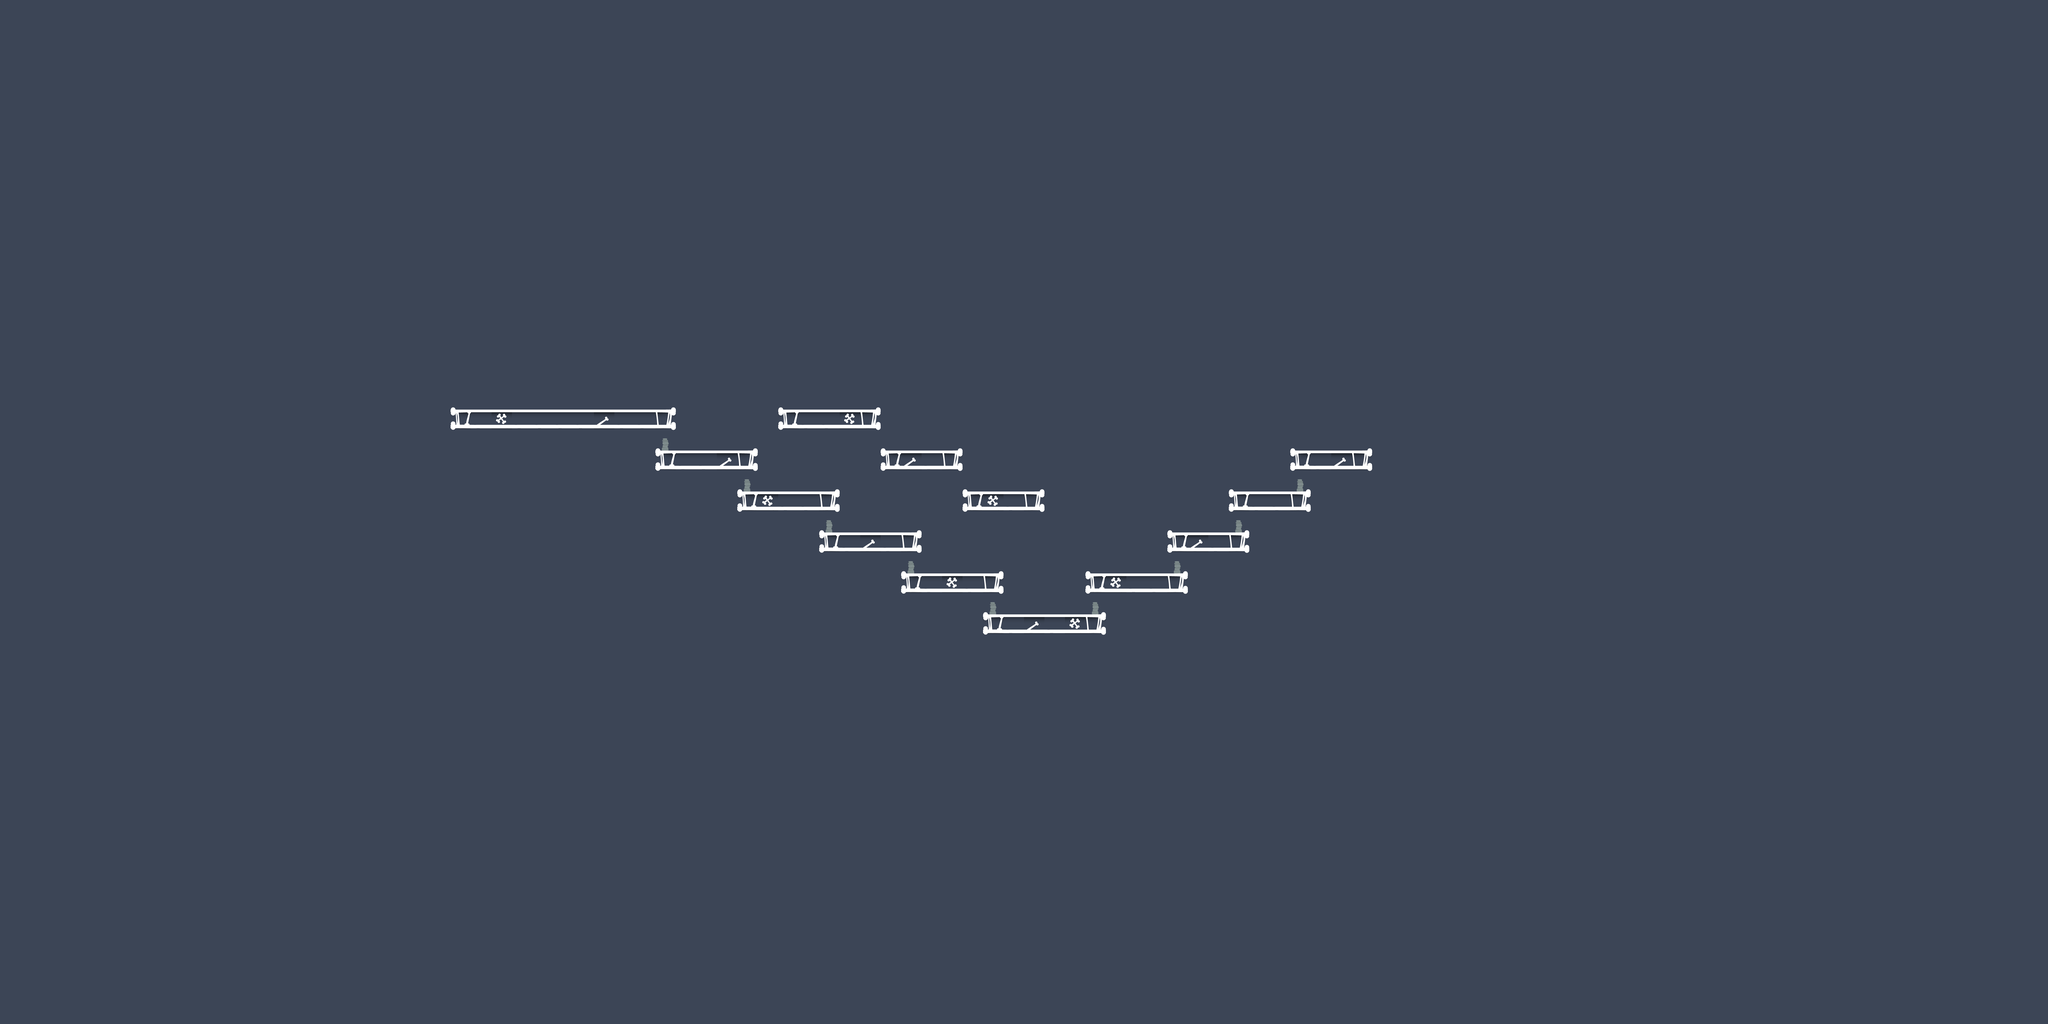

A level layout from a 2D game, rendered from its tile map. Below: a short description, then the map file with tile-grid data replaced by summaries:
An orthogonal 100x50 tile map with 70x70 px tiles, 2 tile layers (collision, foreground) and 10 objects (3x health, 3x enemy, items, door, gun, ...).

<map version="1.2" tiledversion="1.2.4.1" orientation="orthogonal" renderorder="right-down" width="100" height="50" tilewidth="70" tileheight="70" infinite="0" backgroundcolor="#3c4556" nextlayerid="14" nextobjectid="26">
 <tileset firstgid="1" name="map_tiles_70" tilewidth="70" tileheight="70" tilecount="16" columns="8">
  <image source="../images/map_tiles.png" width="560" height="140" />
  <terraintypes>
   <terrain name="New Terrain" tile="-1" />
   <terrain name="New Terrain" tile="-1" />
  </terraintypes>
  <tile id="0" terrain=",,0,0" />
  <tile id="1" terrain="0,0,0,0" />
  <tile id="2" terrain="0,,0," />
  <tile id="3" terrain="0,,," />
 </tileset>
 <objectgroup color="#ffff00" id="1" name="items">
  <object id="1" name="key" type="items" x="4459.69" y="1461.82" width="70" height="70" />
  <object id="2" name="door" x="3536.97" y="2016.36" width="70" height="70" />
  <object id="4" name="gun" x="1951.51" y="1315.76" width="70" height="70" />
  <object id="5" name="health" x="2885.76" y="1310.61" width="70" height="70" />
  <object id="6" name="health" x="3190.91" y="1456.36" width="70" height="70" />
  <object id="16" name="health" x="3489.25" y="1590.76" width="70" height="70" />
 </objectgroup>
 <objectgroup color="#00aa00" id="2" name="player">
  <object id="7" name="player" type="player" x="1587.57" y="1294.85" width="70" height="94.5455" />
 </objectgroup>
 <objectgroup color="#ff0000" id="3" name="enemies">
  <object id="18" name="zombie" type="enemy" x="3083.18" y="1449.7" width="70" height="73.3333">
   <properties>
    <property name="style" value="1" />
   </properties>
  </object>
  <object id="19" name="zombie" type="enemy" x="3395.3" y="1592.12" width="70" height="73.3333">
   <properties>
    <property name="style" value="1" />
   </properties>
  </object>
  <object id="25" name="zombie" type="enemy" x="2751.67" y="1316.97" width="70" height="73.3333">
   <properties>
    <property name="style" value="1" />
   </properties>
  </object>
 </objectgroup>
 <layer id="12" name="collision" width="100" height="50">
  <data>[5000 cells, 76 non-empty, 2 distinct tile ids]</data>
 </layer>
 <layer id="13" name="foreground" width="100" height="50">
  <data>[5000 cells, 66 non-empty, 6 distinct tile ids]</data>
 </layer>
</map>
